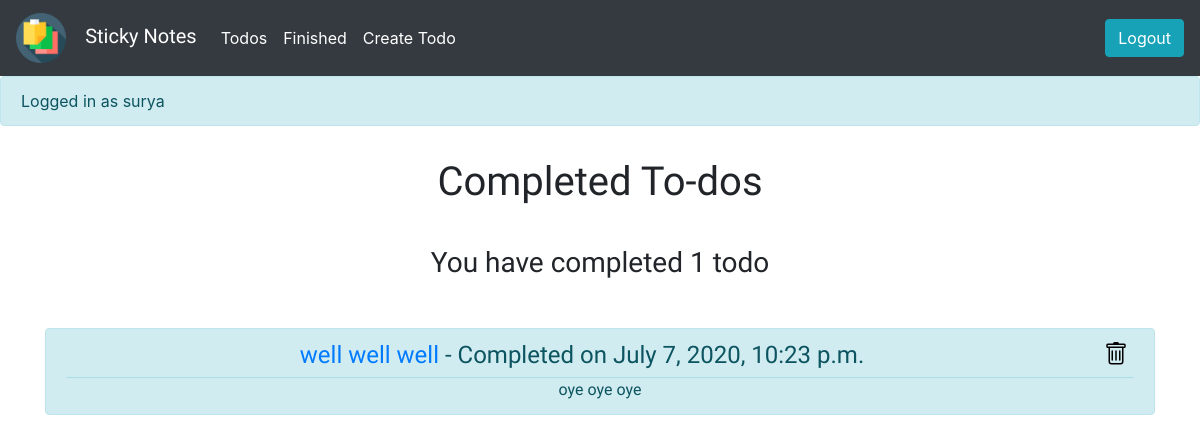
Page /todos/completedTodos/ (signed in) on the earlier database version.
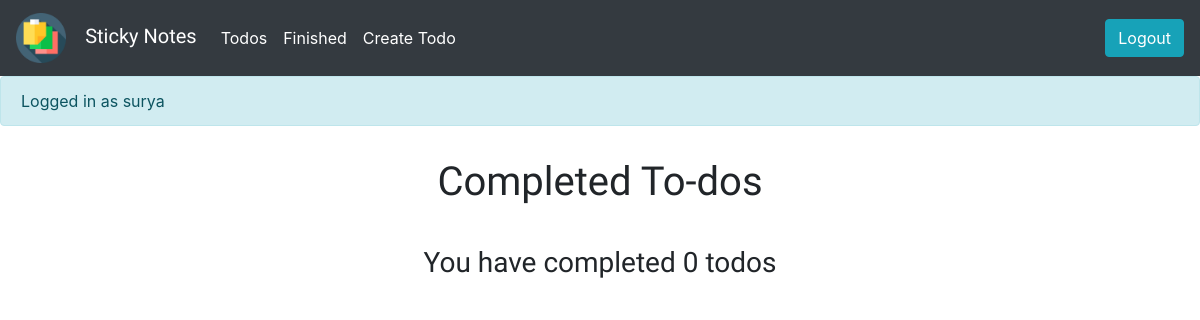
Same page on the later database version.
### todo/models.py (models this page shows, shortened)
class Todo(models.Model):
    user = models.ForeignKey(User , on_delete=models.CASCADE)
    title = models.CharField(max_length=80)
    memo = models.TextField(blank=True)
    created_datetime = models.DateTimeField(auto_now_add=True)
    finished_datetime = models.DateTimeField(null=True , blank=True)
    important = models.BooleanField(default=False)

### todo/views.py (the view)
# urls.py: path('todos/completedTodos/',views.completedTodos,name="completedTodos"),
@login_required
def completedTodos(request):
    todos = Todo.objects.filter(user=request.user , finished_datetime__isnull = False).order_by('-finished_datetime')
    return render(request,'todo/completedTodos.html',{'todos':todos})

### todo/templates/todo/completedtodos.html (shortened to what this page needs)
{% extends 'todo/base.html' %}
{% block content %}
    <div class="container ">
        <div class="row">
            <h1>Completed To-dos</h1>
        </div>
        <div class="row">
            <h3>You have completed {{todos.count}} todo{{todos.count | pluralize}}</h3>
        </div>
        {% for todo in todos %}
            <div class="row todo-row">
                {% if todo.important %}
                    <div class="alert alert-danger todo-item" role="alert">
                {% else %}
                    <div class="alert alert-info todo-item" role="alert">
                {% endif %}
                        <h4 class="alert-heading">
                            <a href="{% url 'viewTodo' todo.id %}" class="todo-item">{{todo.title}}</a>  - Completed on {{todo.finished_datetime}}
                            <form method="POST" class="icon-form" action="{% url 'deleteTodo' todo.id %}" style="float: right;">
                            <button type="submit"></button>
                            </form>
                        </h4>
                        {% if todo.memo %}
                        <hr style="margin: 0;">
                        <p class="mb-0">{{todo.memo | truncatechars:15}}</p>
                        {% endif %}
                    </div>
            </div>
        {% endfor %}
    </div>
{% endblock %}

### todo/templates/todo/base.html (shortened to what this page needs)
{% load static %}
<!DOCTYPE html>
<html lang="en">
<head>
    <link rel="stylesheet" href="https://maxcdn.bootstrapcdn.com/bootstrap/4.0.0/css/bootstrap.min.css">
    <link rel="stylesheet" href="{% static 'todo/style.css' %}">
</head>
<body>
    <nav class="navbar navbar-expand-md navbar-dark bg-dark">
        <a href="{% url 'home' %}" class="navbar-brand"><img src="{% static 'todo/sticky-notes.png' %}" height="50" width="50" style="margin-right:1.2rem;">Sticky Notes</a>
        <div class="collapse navbar-collapse" id="navbar-menu">
            {% if user.is_authenticated %}
                <ul class="navbar-nav mr-auto">
                    <li class="nav-item"><a href="{% url 'todos' %}" class="nav-link" >Todos</a></li>
                    <li class="nav-item"><a href="{% url 'completedTodos' %}" class="nav-link" >Finished</a></li>
                    <li class="nav-item"><a href="{% url 'createTodo' %}" class="nav-link" >Create Todo</a></li>
                </ul>
                <ul class="navbar-nav ml-auto">
                    <li class="nav-item">
                        <form method="POST" action="{% url 'home' %}">
                            <input type="submit" class="btn btn-info" value="Logout">
                        </form>
                    </li>
                </ul>
            {% else %}
                <ul class="navbar-nav ml-auto">
                    <li class="nav-item"><a href="{% url 'loginuser' %}" class="nav-link" >Login</a></li>
                    <li class="nav-item"><a href="{% url 'home' %}" class="nav-link" >Home</a></li>
                    <li class="nav-item"><a href="{% url 'signupuser' %}" class="nav-link" >Sign-Up</a></li>
                </ul>
            {% endif %}
        </div>
    </nav>
    {% if user.is_authenticated %}
        <div class="alert alert-info" role="alert">
            Logged in as {{user.username}}
        </div>
    {% endif %}
    {% block content %}{% endblock %}
</body>
</html>

### todo/static/todo/style.css (style rules this page uses)
.navbar-dark .navbar-nav .nav-link { color:white; }
.jumbotron,.form-heading,.container { text-align: center; font-family: 'Comfortaa','sans-serif'; background:none; }
.navbar-brand,.jumbotron h1.display-4 { font-family: 'Montserrat Subrayada', sans-serif; }
.container .row { justify-content: center; margin:2rem auto; }

Differences in the rows shown:
removed Todo: title "well well well", finished_datetime "July 7, 2020, 10:23 p.m.", memo "oye oye oye"
Other differences:
{{ todos.count }}: "1" → "0"
{{ todos.count | pluralize }}: (not shown) → "s"
